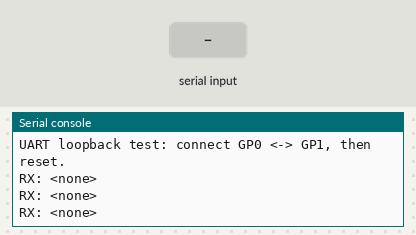
The program below on a simulated Raspberry Pi Pico running MicroPython. Parts: the last lines printed to the serial console. The test bench sets the inputs (shaded band).

Above: at 1.2 s.
1.3 s: "1\n" received over the second serial link
At 2.2 s:
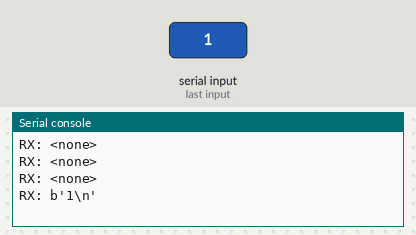
3.2 s: "0\n" received over the second serial link
At 3.8 s:
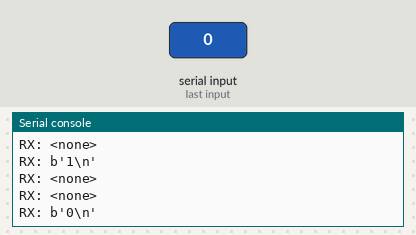
4.7 s: "2\n" received over the second serial link
At 5.4 s:
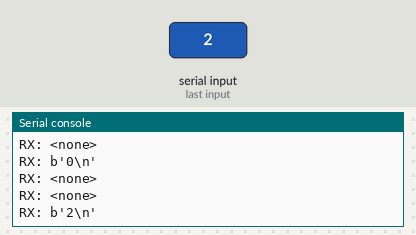

The program:

uart_loopback_test.py
```python
from machine import UART, Pin
import time

uart = UART(0, baudrate=9600, tx=Pin(0), rx=Pin(1), bits=8, parity=None, stop=1)

print("UART loopback test: connect GP0 <-> GP1, then reset.")

counter = 0
while True:
    msg = "PING{}\n".format(counter)
    uart.write(msg)
    time.sleep_ms(50)
    data = uart.read()
    if data:
        print("RX:", data)
    else:
        print("RX: <none>")
    counter += 1
    time.sleep_ms(500)
```

Measured:
- after the input at 1.3 s, the serial console: prints a new line after 0.40 s (image 1)
- after the input at 3.2 s, the serial console: prints a new line after 0.15 s (image 2)
- after the input at 4.7 s, the serial console: prints a new line after 0.30 s (image 3)
